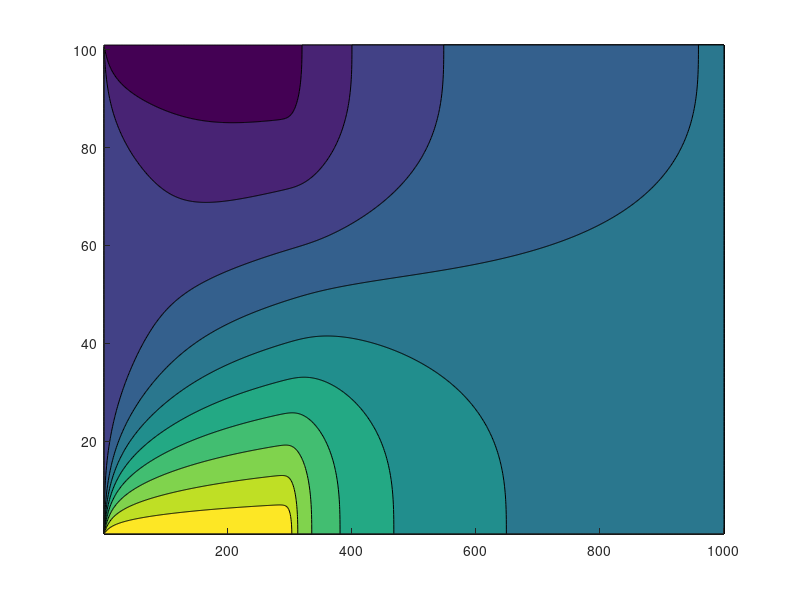

Source code (MATLAB): (Note: this script raises an error after producing the figure.)
clear;clc; close all;

%% Define Model Variables
Length=0.3; %Assume total length of canal 30cm
H=0.03; %Width of canal in m

T_Hot = 40; %degC
T_Cold= 10; %degC
T_Env=17; %degC
%Assume water passes through the channel
m= 0.891*0.001; %Pas
k= 0.607; %W/mK
Cp=4180; %J/kgK
den=997; %kg/m^3
a=k/den/Cp;
dP_dx = -2; %pressure difference in channel

%% Define Grid Mesh
dh=1 ;
L=100; 
x=0:dh:10*L; x(end)=10*L; 
y=0:dh:L; y(end)=L; 
nx=length(x);  % number of nodes in x direction
ny=length(y);  % number of nodes in y direction 
dh=Length/(nx-1);
n=nx*ny;       % total number of nodes 

%% Mark Nodes
top=ny+1:ny:n-2*ny+1; bottom=2*ny:ny:n-ny;
left=2:ny-1; right=(n-ny+2):n-1;
corners=[1 ny n-ny+1 n];
inner=1:n; inner([left right top bottom corners])=[];
border=1:n; border(inner)=[];

plate_cover = 0.3; %percentage of plates to total length
plate_length = plate_cover*Length;
HotPlate = [corners(1) top(1:plate_length/dh)]; %nodes corresponding to Hot Plate
ColdPlate = [corners(2) bottom(1:plate_length/dh)]; %nodes corresponding to Cold Plate

%% Peclet Number

v_mean=(-1/12)*(1/m)*(dP_dx)*H^2; 
Re=den*v_mean*10*L/m;
Pr=m*Cp/k;
Pe=Re*Pr;

%% Calculations 

h=H/(ny-1).*y;
B=-(dh)^2*(m/k)*(1/(2*m))*(dP_dx).*(h.^2-2*H.*h+H^2);
B=B'; B=flip(B); 
B=repmat(B,1,nx);
B(HotPlate)=T_Hot; B(ColdPlate)=T_Cold; 
B(left)=T_Env;
B=reshape(B,n,1);

vx=-(1/8)*(dP_dx)*H^2.*(1-(2.*(h/H)-1).^2);
c=dh/a.*vx;
c1=1+c;  c2=4+c; c3=2+c;

% D_minus_ny=[repmat([0 ones(1,ny-2) 0],1,length(ColdPlate)-1) ones(1,n-ColdPlate(end)-ny) 2*ones(1,ny) zeros(1,ny)];
% D_minus_1=[[0 zeros(1,ny-2) 0] repmat([0 ones(1,ny-2) 0],1,length(ColdPlate)-1) repmat([0 ones(1,ny-2) 2],1,nx-length(ColdPlate)) 0];
% D_minus_1(1)=[];
% D_0=[[1 ones(1,ny-2) 1] repmat([1 -4*ones(1,ny-2) 1],1,length(ColdPlate)-1) -4*ones(1,n-ColdPlate(end))];
% D_plus_1=[0 [0 zeros(1,ny-2) 0] repmat([0 ones(1,ny-2) 0],1,length(ColdPlate)-1) repmat([2 ones(1,ny-2) 0],1,nx-length(ColdPlate))]; D_plus_1(end)=[];
% D_plus_ny=[zeros(1,ny) zeros(1,ny) repmat([0 ones(1,ny-2) 0],1,length(ColdPlate)-1) ones(1,n-ColdPlate(end)-ny)];

D_minus_ny=[ repmat([0 c1(2:end-1) 0],1,length(ColdPlate)-1) repmat(c1,1,nx-length(ColdPlate)-1) c3 zeros(1,ny)];
D_minus_1=[zeros(1,ny-1) repmat([0 ones(1,ny-2) 0],1,length(ColdPlate)-1) repmat([0 ones(1,ny-2) 2],1,nx-length(ColdPlate)) 0];
D_0=[ones(1,ny) repmat([1 -c2(2:end-1) 1],1,length(ColdPlate)-1) repmat(-c2,1,nx-length(ColdPlate))];
D_plus_1=[0 zeros(1,ny) repmat([0 ones(1,ny-2) 0],1,length(ColdPlate)-1) repmat([2 ones(1,ny-2) 0],1,nx-length(ColdPlate))]; D_plus_1(end)=[];
D_plus_ny=[zeros(1,2*ny) repmat([0 ones(1,ny-2) 0],1,length(ColdPlate)-1) ones(1,n-ColdPlate(end)-ny)];

A=sparse(n,n);
A=spdiags(D_minus_ny',-ny,A);
A=spdiags(D_minus_1',-1,A);
A=spdiags(D_0',0,A);
A=spdiags(D_plus_1',1,A);
A=spdiags(D_plus_ny',ny,A);

T=A\B;
T=reshape(T,ny,nx);
figure(1);contourf(T,"ShowText",true); 
set(gca,'YDir','normal')
title('Temperature Profile within entire channel')
xlabel('Length of channel (cm)')
xticks(floor(nx/10*(0:1:10)))
xticklabels({'0','3','6','9','12','15','18','21','24','27','30'})
ylabel('width of channel (cm)')
yticks(floor(ny/10*(0:1:10)))
yticklabels({'0','0.3','0.6','0.9','1.2','1.5','1.8','2.1','2.4','2.7','3.0'})

% 
% T_graph=T(:,[1 floor(length(ColdPlate)/2) length(ColdPlate)+3 floor(0.8*nx) nx]);
% figure(2); plot(T_graph)
% legend({'entrance','within plates','right after plates','away from plates','end of channel'})
% title('Temperature Profiles at select cross sections')
% xlabel('Cross Section of Sensor Array-nodes in y direction')
% ylabel('Temperature (C)')
% axis([1 ny 10 40])